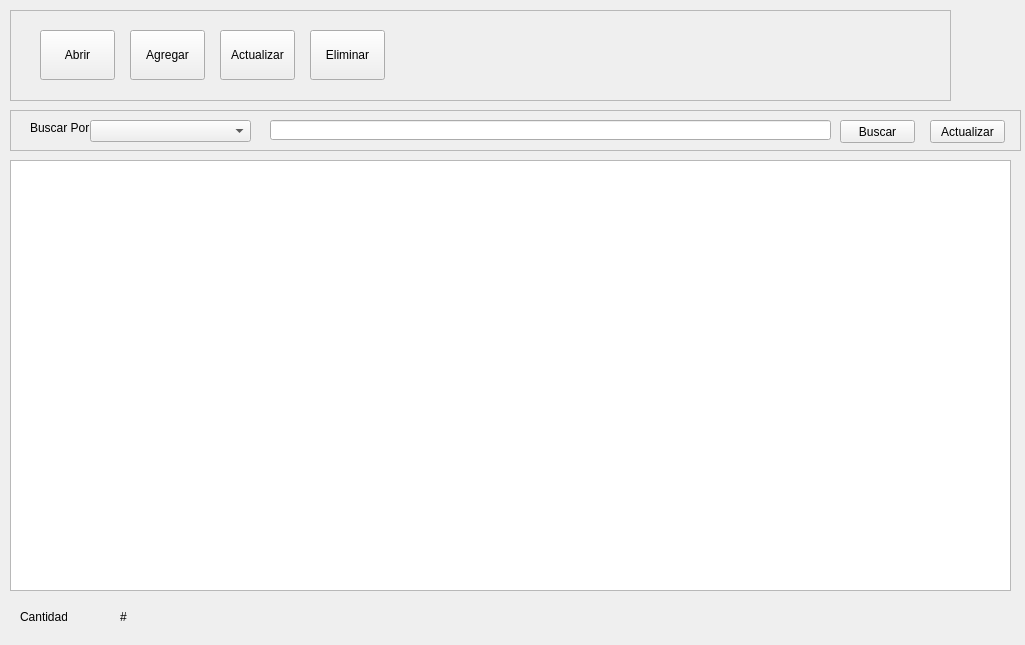
<?xml version="1.0" encoding="UTF-8"?>
<ui version="4.0">
 <class>ListAnimes</class>
 <widget class="QWidget" name="ListAnimes">
  <property name="geometry">
   <rect>
    <x>0</x>
    <y>0</y>
    <width>1025</width>
    <height>645</height>
   </rect>
  </property>
  <property name="windowTitle">
   <string>AnimeList</string>
  </property>
  <widget class="QFrame" name="Buttonsframe">
   <property name="geometry">
    <rect>
     <x>10</x>
     <y>10</y>
     <width>941</width>
     <height>91</height>
    </rect>
   </property>
   <property name="frameShape">
    <enum>QFrame::StyledPanel</enum>
   </property>
   <property name="frameShadow">
    <enum>QFrame::Raised</enum>
   </property>
   <widget class="QPushButton" name="ButtonOpen">
    <property name="geometry">
     <rect>
      <x>30</x>
      <y>20</y>
      <width>75</width>
      <height>50</height>
     </rect>
    </property>
    <property name="text">
     <string>Abrir</string>
    </property>
    <property name="icon">
     <iconset theme="add"/>
    </property>
   </widget>
   <widget class="QPushButton" name="ButtonAdd">
    <property name="geometry">
     <rect>
      <x>120</x>
      <y>20</y>
      <width>75</width>
      <height>50</height>
     </rect>
    </property>
    <property name="text">
     <string>Agregar</string>
    </property>
   </widget>
   <widget class="QPushButton" name="ButtonUpdate">
    <property name="geometry">
     <rect>
      <x>210</x>
      <y>20</y>
      <width>75</width>
      <height>50</height>
     </rect>
    </property>
    <property name="text">
     <string>Actualizar</string>
    </property>
   </widget>
   <widget class="QPushButton" name="ButtonDelette">
    <property name="geometry">
     <rect>
      <x>300</x>
      <y>20</y>
      <width>75</width>
      <height>50</height>
     </rect>
    </property>
    <property name="text">
     <string>Eliminar</string>
    </property>
   </widget>
  </widget>
  <widget class="QFrame" name="frame">
   <property name="geometry">
    <rect>
     <x>10</x>
     <y>110</y>
     <width>1011</width>
     <height>41</height>
    </rect>
   </property>
   <property name="frameShape">
    <enum>QFrame::StyledPanel</enum>
   </property>
   <property name="frameShadow">
    <enum>QFrame::Raised</enum>
   </property>
   <widget class="QLabel" name="label">
    <property name="geometry">
     <rect>
      <x>20</x>
      <y>10</y>
      <width>61</width>
      <height>16</height>
     </rect>
    </property>
    <property name="text">
     <string>Buscar Por:</string>
    </property>
   </widget>
   <widget class="QComboBox" name="cmbSearch">
    <property name="geometry">
     <rect>
      <x>80</x>
      <y>10</y>
      <width>161</width>
      <height>22</height>
     </rect>
    </property>
   </widget>
   <widget class="QLineEdit" name="lineEditParametro">
    <property name="geometry">
     <rect>
      <x>260</x>
      <y>10</y>
      <width>561</width>
      <height>20</height>
     </rect>
    </property>
   </widget>
   <widget class="QPushButton" name="ButtonSearch">
    <property name="geometry">
     <rect>
      <x>830</x>
      <y>10</y>
      <width>75</width>
      <height>23</height>
     </rect>
    </property>
    <property name="text">
     <string>Buscar</string>
    </property>
   </widget>
   <widget class="QPushButton" name="ButtonUpdateFull">
    <property name="geometry">
     <rect>
      <x>920</x>
      <y>10</y>
      <width>75</width>
      <height>23</height>
     </rect>
    </property>
    <property name="text">
     <string>Actualizar</string>
    </property>
   </widget>
  </widget>
  <widget class="QTableView" name="tblAnimes">
   <property name="geometry">
    <rect>
     <x>10</x>
     <y>160</y>
     <width>1001</width>
     <height>431</height>
    </rect>
   </property>
  </widget>
  <widget class="QLabel" name="label_2">
   <property name="geometry">
    <rect>
     <x>20</x>
     <y>610</y>
     <width>47</width>
     <height>13</height>
    </rect>
   </property>
   <property name="text">
    <string>Cantidad</string>
   </property>
  </widget>
  <widget class="QLabel" name="label_3">
   <property name="geometry">
    <rect>
     <x>120</x>
     <y>610</y>
     <width>47</width>
     <height>13</height>
    </rect>
   </property>
   <property name="text">
    <string>#</string>
   </property>
  </widget>
 </widget>
 <resources/>
 <connections/>
</ui>
